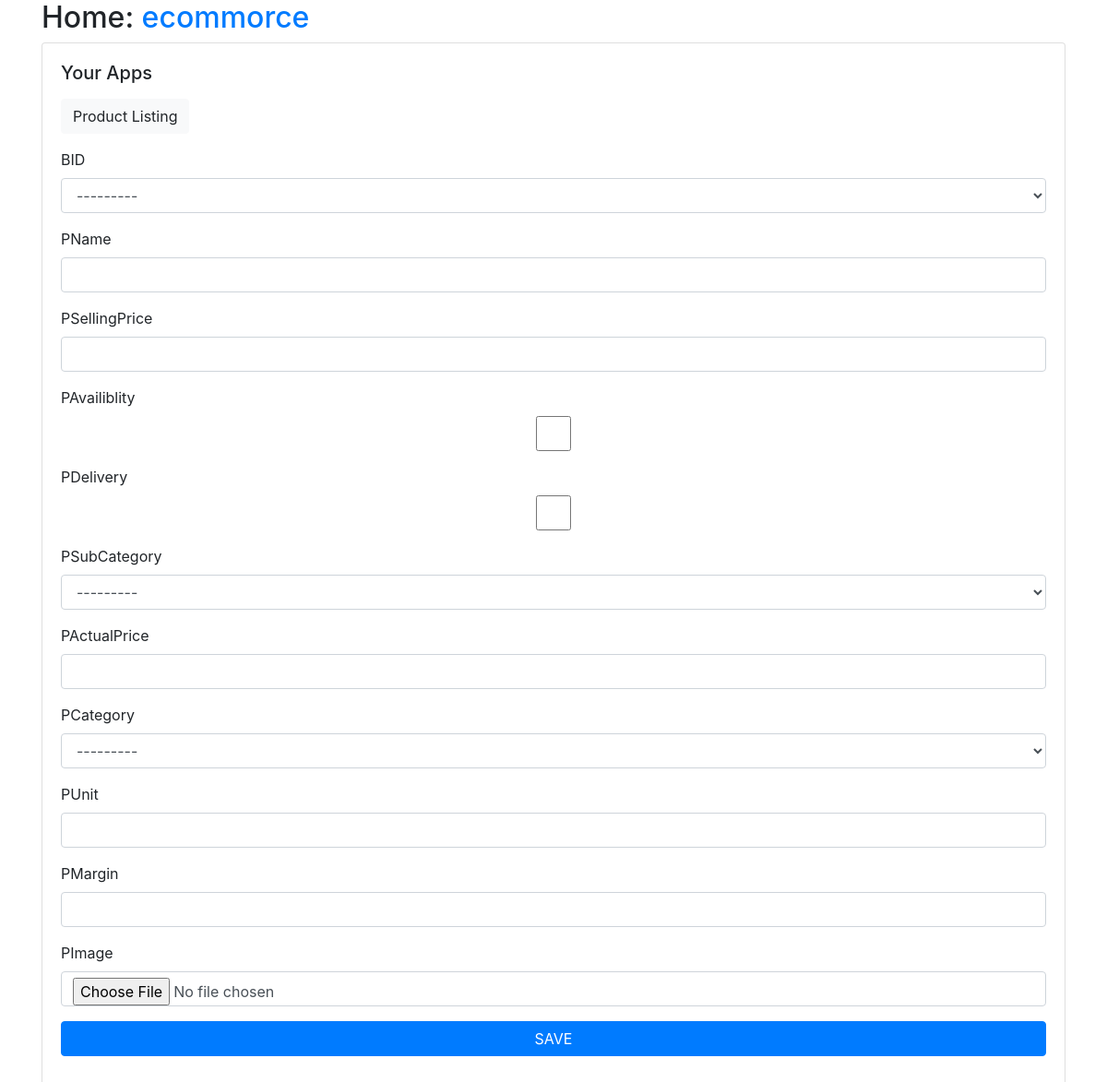
The app's page /Product/Product/Product/create/ with its own data.
### BusinessOwener/models.py (models this page shows, shortened)
class storeprofile(models.Model):
    user = models.ForeignKey(profile,on_delete=models.CASCADE)
    BID = models.BigAutoField(primary_key=True)
    BStoreName = models.CharField(max_length=50)
    BPinCode = models.PositiveIntegerField()
    BAddressLine1 = models.TextField(max_length=100)
    BAddressLine2 = models.TextField(max_length=100)
    last_updated = models.DateTimeField(auto_now=True, editable=False)
    created = models.DateTimeField(auto_now_add=True, editable=False)
    class Meta:
        pass
    def __str__(self):
        return str(self.pk)

### Product/models.py (models this page shows, shortened)
class Product_SubCategory(models.Model):
    Product_Category = models.ForeignKey(Product_Category,on_delete=models.CASCADE)
    id = models.AutoField(primary_key=True)
    name = models.CharField(max_length=30)
    last_updated = models.DateTimeField(auto_now=True, editable=False)
    created = models.DateTimeField(auto_now_add=True, editable=False)
    is_active = models.BooleanField(default=False)
    class Meta:
        pass
    def __str__(self):
        return str(self.name)

class Product_Category(models.Model):
    id = models.BigAutoField(primary_key=True)
    name = models.CharField(max_length=30)
    last_updated = models.DateTimeField(auto_now=True, editable=False)
    created = models.DateTimeField(auto_now_add=True, editable=False)
    is_active = models.BooleanField(default=False)
    class Meta:
        pass
    def __str__(self):
        return str(self.name)

### Product/views.py (the view)
# urls.py: path("Product/Product/create/", views.ProductCreateView.as_view(), name="Product_Product_create"),
class ProductCreateView(generic.CreateView):
    model = models.Product
    form_class = forms.ProductForm

### Product/forms.py
class ProductForm(forms.ModelForm):
    class Meta:
        model = models.Product
        fields = [
            "BID",
            "PName",
            "PSellingPrice",
            "PAvailiblity",
            "PDelivery",
            "PSubCategory",
            "PActualPrice",
            "PCategory",
            "PUnit",
            "PMargin",
            "PImage",
        ]

### Product/templates/Product/product_form.html (shortened to what this page needs)
{% extends "base.html" %}
{% load static %}
{% block content %}
<p>
    <a class="btn btn-light" href="{% url 'Product_Product_list' %}">
    Product Listing
    </a>
</p>
<form method="post" enctype="multipart/form-data">
  {% for field in form %}
  <div class="form-group">
      <label>{{ field.label }}</label>
      {% if field.field.widget.input_type != "select" %}
      <input type="{{ field.field.widget.input_type }}" name={{ field.name }} id="{{ field.name }}" class="form-control">
      {% endif %}
      {% if field.field.widget.input_type == "select" %}
      <select name={{ field.name }} id="{{ field.name }}" class="form-control">
          {% for id,value in field.field.choices %}
              <option value="{{ id }}">{{ value }}</option>
          {% endfor %}
      </select>
      {% endif %}
  </div>
  {% endfor %}
  <button type="submit" class="btn btn-primary btn-block">SAVE</button>
</form>
{% endblock %}

### records on screen
storeprofile: BID "---------"
Product_SubCategory: PSubCategory "---------"
Product_Category: PCategory "---------"

### other values on screen
{{ field.label }} "BID" "PName" "PSellingPrice" "PAvailiblity" "PDelivery" "PSubCategory" "PActualPrice" "PCategory" "PUnit" "PMargin" "PImage"
